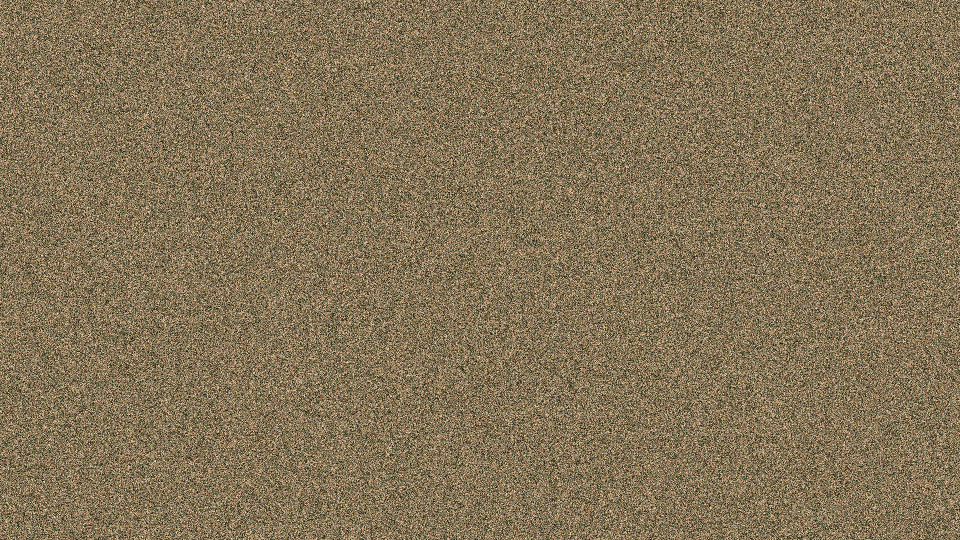
//> input picture Colored_Image_Sharing/Colored_Image_Sharing/PermutedImage.jpg, 1920 x 1080 px (shown at 1/2 size)
$ ./change   (built with g++ and OpenCV 4)
//> lines starting //> are read from the running program, lines starting //| are printed output that depends on the picture; after the words box and inside, x2 and y2 are one past the last pixel; in counts of white or black regions, pixels touching at a corner belong together
#include <iostream>
#include <vector>
#include <algorithm>
#include <opencv2/highgui.hpp>
#include <opencv2/opencv.hpp>
#include <fstream>

using namespace std;
using namespace cv;

int main()
{
    int cur=0;

    string str;
    cout << "Enter the secret images' path:\t";
    cin >> str;
//> the answer given: PermutedImage.jpg
    Mat original = imread(str, CV_LOAD_IMAGE_GRAYSCALE);
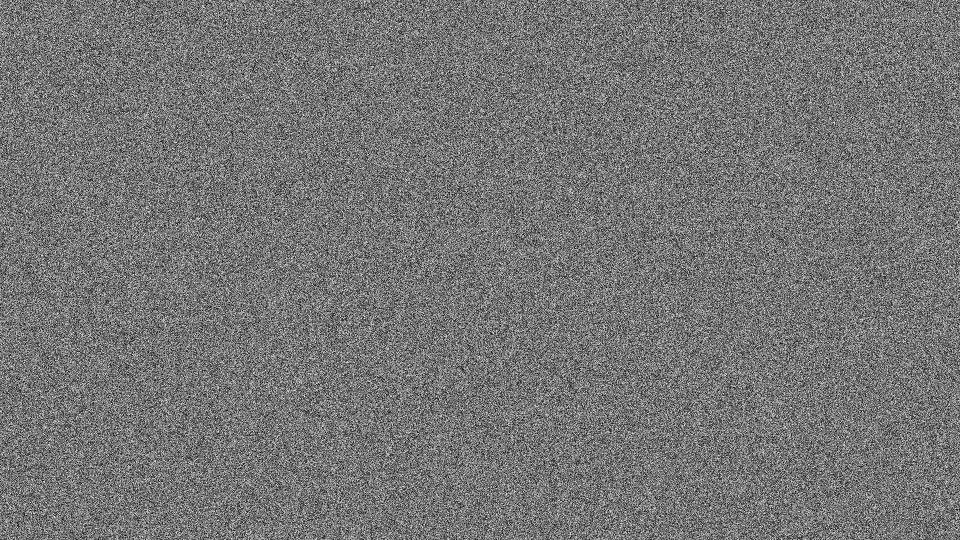
//> original: 1080 rows x 1920 cols, CV_8UC1 (shown at 1/2 size); min 0, max 255, mean 117.3
	Mat New = Mat((int)(original.rows), (int)(original.cols), original.type());
    int myints[original.rows*original.cols];
    cout << "HI" << endl;
	ifstream myfile;
	myfile.open("permu.txt");
	int c;
	for (int i = 0; i < original.rows*original.cols; ++i)
	{
		myfile >> c;
		myints[i] = c;
	}
	myfile.close();

    int e=0;
	int min = 251;
    cout << "HI" << endl;
    for (int i = 0; i < original.rows; ++i)
	{
		for (int j = 0; j < original.cols; ++j)
		{
			if (original.at<unsigned char>(i, j)>250)
			{
				original.at<unsigned char>(i, j) = 250;
			}
		}
	}
//> original: 1080 rows x 1920 cols, CV_8UC1; 21 pixels changed, all inside (x1, y1, x2, y2) = (152, 33, 1913, 1061)
	e=0;
	cout << "HI" << endl;
	for (int i = 0; i < original.rows; ++i)
	{
		for (int j = 0; j < original.cols; ++j)
		{
			New.at<unsigned char>(i, j) = original.at<unsigned char>(myints[e]/original.cols, myints[e]%original.cols);
			e++;
		}
	}
//> this loop made 1080 passes
//> e on passes 1 to 3: 1920, 3840, 5760
//> New: 1080 rows x 1920 cols, CV_8UC1; every value is 194
//> after the loop, e = 2073600

	string a = "PermutedImage.jpg";
	imwrite(a, New);
    return 0;
}
